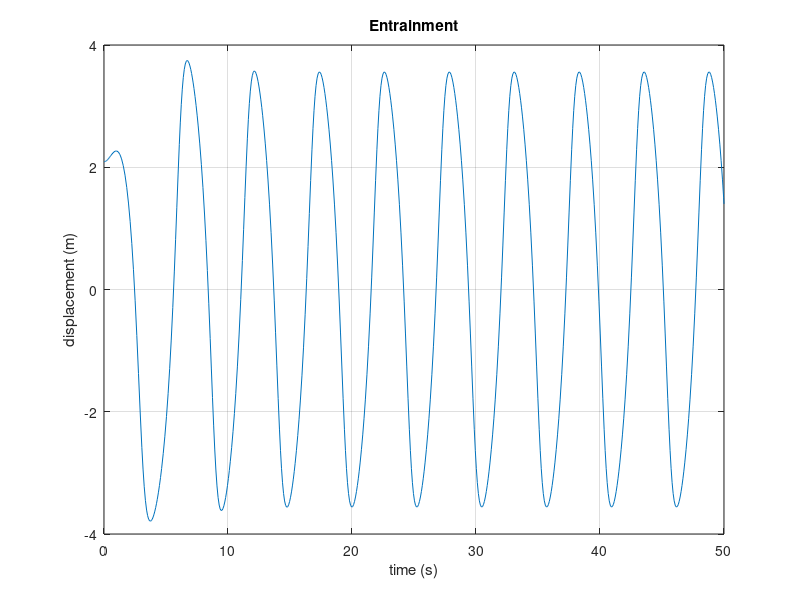

Here is the MATLAB script that generated this plot:
%Entrainment
%driveing freq. wins out over the natural freq. of the system
%using Van per Pol equation
%natural peroid =2*pi=6.28s
%forcing peroid =2*pi/1.2=5.24s
%difference is 1.04s
%integrate and plot
%parameters (SI units)
%esp=epsilon, omeg=omega
%z(1)=v, z(2)=v_dot
esp=0.25; omeg=1.2; %[s^-1]
F=3; %[N]
%initial conditions and time span
z0=[2.09;0]; %(z1,z2)
tspan=[0 50];
%equations
f=@(t,z)[z(2);F*cos(omeg*t)-esp*z(2)*(z(1)^2-1)-z(1)];
%integration
[t,z]=ode45(f,tspan,z0); %t, v
%plot
plot(t,z(:,1));
grid on;
xlabel('time (s)');
ylabel('displacement (m)');
title('Entrainment');
